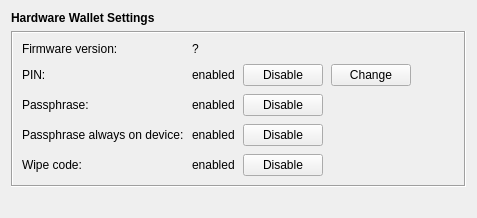
     <widget class="QWidget" name="pgHwSettings">
      <layout class="QVBoxLayout" name="verticalLayout_13">
       <item>
        <widget class="QLabel" name="lblHwSettings">
         <property name="text">
          <string>&lt;b&gt;Hardware Wallet Settings&lt;/b&gt;</string>
         </property>
         <property name="wordWrap">
          <bool>true</bool>
         </property>
         <property name="openExternalLinks">
          <bool>true</bool>
         </property>
        </widget>
       </item>
       <item>
        <widget class="QFrame" name="fraHwSettings">
         <property name="frameShape">
          <enum>QFrame::Box</enum>
         </property>
         <property name="frameShadow">
          <enum>QFrame::Sunken</enum>
         </property>
         <layout class="QHBoxLayout" name="horizontalLayout_12">
          <item>
           <layout class="QGridLayout" name="gridLayout_3">
            <property name="leftMargin">
             <number>0</number>
            </property>
            <property name="topMargin">
             <number>0</number>
            </property>
            <property name="rightMargin">
             <number>4</number>
            </property>
            <property name="bottomMargin">
             <number>0</number>
            </property>
            <property name="spacing">
             <number>8</number>
            </property>
            <item row="3" column="2">
             <widget class="QPushButton" name="btnEnDisPassAlwaysOnDevice">
              <property name="text">
               <string>Disable</string>
              </property>
             </widget>
            </item>
            <item row="1" column="1">
             <widget class="QLabel" name="lblPinStatus">
              <property name="text">
               <string>enabled</string>
              </property>
             </widget>
            </item>
            <item row="3" column="0">
             <widget class="QLabel" name="lblPassAlwaysOnDeviceLabel">
              <property name="font">
               <font>
                <weight>50</weight>
                <bold>false</bold>
               </font>
              </property>
              <property name="text">
               <string>Passphrase always on device:</string>
              </property>
             </widget>
            </item>
            <item row="1" column="2">
             <widget class="QPushButton" name="btnEnDisPin">
              <property name="text">
               <string>Disable</string>
              </property>
              <property name="autoDefault">
               <bool>false</bool>
              </property>
             </widget>
            </item>
            <item row="2" column="0">
             <widget class="QLabel" name="lblPassStatusLabel">
              <property name="font">
               <font>
                <weight>50</weight>
                <bold>false</bold>
               </font>
              </property>
              <property name="text">
               <string>Passphrase:</string>
              </property>
             </widget>
            </item>
            <item row="2" column="1">
             <widget class="QLabel" name="lblPassStatus">
              <property name="text">
               <string>enabled</string>
              </property>
             </widget>
            </item>
            <item row="0" column="0">
             <widget class="QLabel" name="lblFirmwareVersionLabel">
              <property name="font">
               <font>
                <weight>50</weight>
                <bold>false</bold>
               </font>
              </property>
              <property name="text">
               <string>Firmware version:</string>
              </property>
             </widget>
            </item>
            <item row="0" column="1" colspan="3">
             <widget class="QLabel" name="lblFirmwareVersion">
              <property name="minimumSize">
               <size>
                <width>128</width>
                <height>0</height>
               </size>
              </property>
              <property name="text">
               <string>?</string>
              </property>
             </widget>
            </item>
            <item row="1" column="3">
             <widget class="QPushButton" name="btnChangePin">
              <property name="text">
               <string>Change</string>
              </property>
              <property name="autoDefault">
               <bool>false</bool>
              </property>
             </widget>
            </item>
            <item row="1" column="0">
             <widget class="QLabel" name="lblPinStatusLabel">
              <property name="font">
               <font>
                <weight>50</weight>
                <bold>false</bold>
               </font>
              </property>
              <property name="text">
               <string>PIN:</string>
              </property>
             </widget>
            </item>
            <item row="3" column="1">
             <widget class="QLabel" name="lblPassAlwaysOnDeviceStatus">
              <property name="text">
               <string>enabled</string>
              </property>
             </widget>
            </item>
            <item row="2" column="2">
             <widget class="QPushButton" name="btnEnDisPass">
              <property name="text">
               <string>Disable</string>
              </property>
              <property name="autoDefault">
               <bool>false</bool>
              </property>
             </widget>
            </item>
            <item row="4" column="2">
             <widget class="QPushButton" name="btnEnDisWipeCode">
              <property name="text">
               <string>Disable</string>
              </property>
             </widget>
            </item>
            <item row="4" column="0">
             <widget class="QLabel" name="lblWipeCodeLabel">
              <property name="font">
               <font>
                <weight>50</weight>
                <bold>false</bold>
               </font>
              </property>
              <property name="text">
               <string>Wipe code:</string>
              </property>
             </widget>
            </item>
            <item row="4" column="1">
             <widget class="QLabel" name="lblWipeCodeStatus">
              <property name="text">
               <string>enabled</string>
              </property>
             </widget>
            </item>
           </layout>
          </item>
          <item>
           <spacer name="horizontalSpacer_5">
            <property name="orientation">
             <enum>Qt::Horizontal</enum>
            </property>
            <property name="sizeHint" stdset="0">
             <size>
              <width>40</width>
              <height>20</height>
             </size>
            </property>
           </spacer>
          </item>
         </layout>
        </widget>
       </item>
       <item>
        <spacer name="verticalSpacer_9">
         <property name="orientation">
          <enum>Qt::Vertical</enum>
         </property>
         <property name="sizeHint" stdset="0">
          <size>
           <width>20</width>
           <height>20</height>
          </size>
         </property>
        </spacer>
       </item>
      </layout>
     </widget>
